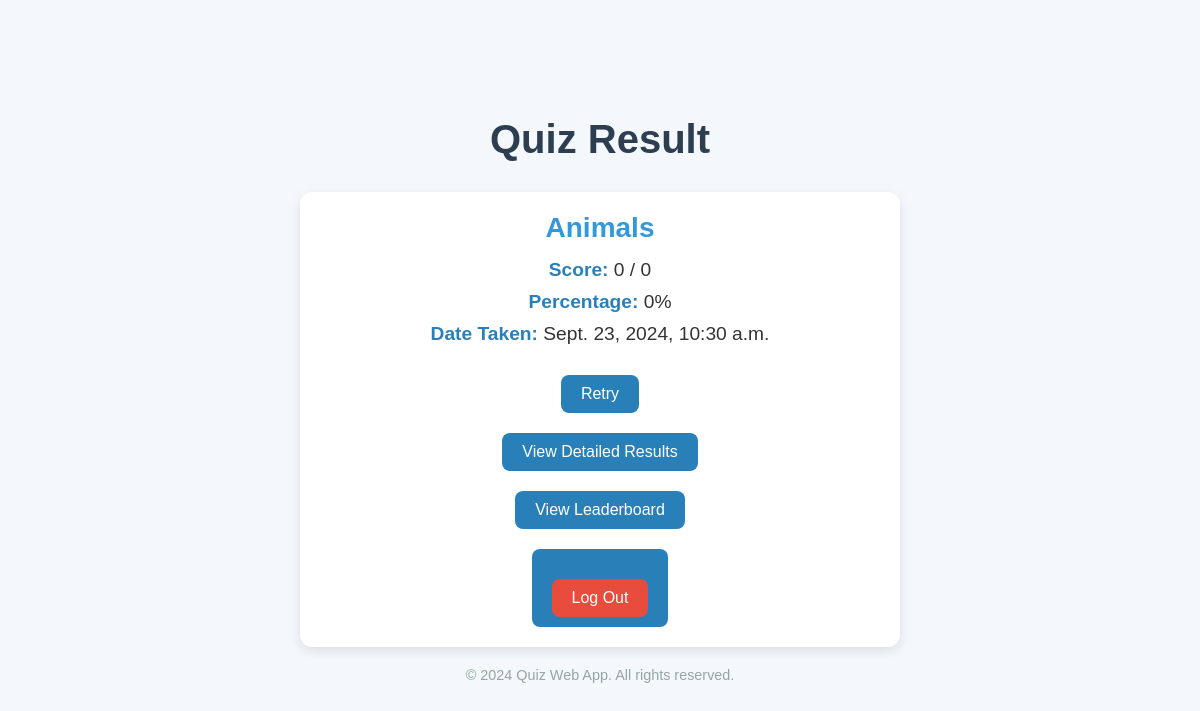
The page /quiz/result/7/ (signed in) on the database its author committed.
### quiz/models.py (models this page shows, shortened)
class QuizResult(models.Model):
    user = models.ForeignKey(User, on_delete=models.CASCADE)
    score = models.IntegerField(null=False, default=0)
    total_questions = models.IntegerField(null=False, default=0)
    percentage = models.IntegerField(null=False, default=0)
    quiz_category = models.CharField(max_length=100, null=False, default="")
    date_taken = models.DateTimeField(default=datetime.now, blank=True)

### quiz/views.py (the view)
# urls.py: path('result/<int:result_id>/', views.result_view, name='result_view'),
@login_required
def result_view(request, result_id):
    try:
        quiz_result = QuizResult.objects.get(id=result_id, user=request.user)
    except QuizResult.DoesNotExist:
        return redirect('quiz_home')  # Redirect if no result is found
    context = {
        'score': quiz_result.score,
        'category': quiz_result.quiz_category,
        'total_questions': quiz_result.total_questions,
        'percentage':quiz_result.percentage,
        'date_taken': quiz_result.date_taken,
        'quiz_result': quiz_result,
    }
    return render(request, 'result.html', context)

### quiz/templates/result.html (shortened to what this page needs)
<!DOCTYPE html>
<html lang="en">
<head>
</head>
<body>
    <header>
        <h1>Quiz Result</h1>
    </header>
    <main>
        <section>
            <h2>{{ quiz_result.quiz_category }}</h2>
            <p><strong>Score:</strong> {{ quiz_result.score }} / {{ quiz_result.total_questions }}</p>
            <p><strong>Percentage:</strong> {{ quiz_result.percentage }}%</p>
            <p><strong>Date Taken:</strong> {{ quiz_result.date_taken }}</p>
        </section>
        <section>
            <a href="{% url 'quiz_detail' %}">Retry</a>
        </section>
        <section>
            <a href="{% url 'result_view' result_id=quiz_result.id %}">View Detailed Results</a>
        </section>
        <section>
            <a href="{% url 'leaderboard_view' %}">View Leaderboard</a>
        </section>
        {% if user.is_authenticated %}
        <a href="{% url 'logout' %}">
            <button type="button" class="btn">Log Out</button>
        </a>
        {% endif %}
    </main>
    <footer>
        <p>&copy; 2024 Quiz Web App. All rights reserved.</p>
    </footer>
</body>
</html>

### quiz/templates/result.html (style rules this page uses)
* { margin: 0; padding: 0; box-sizing: border-box; }
body { font-family: 'Arial', sans-serif; background-color: #f4f7fc; color: #333; display: flex; flex-direction: column; align-items: center; justify-content: center; min-height: 100vh; }
header { margin-bottom: 20px; text-align: center; }
h1 { font-size: 2.5rem; color: #2c3e50; margin-bottom: 10px; }
main { width: 90%; max-width: 600px; background-color: white; border-radius: 12px; box-shadow: 0px 4px 12px rgba(0, 0, 0, 0.1); padding: 20px; text-align: center; }
section h2 { font-size: 1.75rem; color: #3498db; margin-bottom: 15px; }
section p { font-size: 1.2rem; margin: 10px 0; }
strong { color: #2980b9; }
a { display: inline-block; margin-top: 20px; padding: 10px 20px; background-color: #2980b9; color: white; border-radius: 8px; text-decoration: none; font-size: 1rem; transition: background-color 0.3s ease; }
.btn { padding: 10px 20px; background-color: #e74c3c; color: white; border: none; border-radius: 8px; cursor: pointer; font-size: 1rem; transition: background-color 0.3s ease; margin-top: 20px; }
footer { margin-top: 20px; font-size: 0.9rem; color: #95a5a6; }

### rows shown on the page
QuizResult: quiz_category "Animals", score "0", total_questions "0", percentage "0", date_taken "Sept. 23, 2024, 10:30 a.m."
